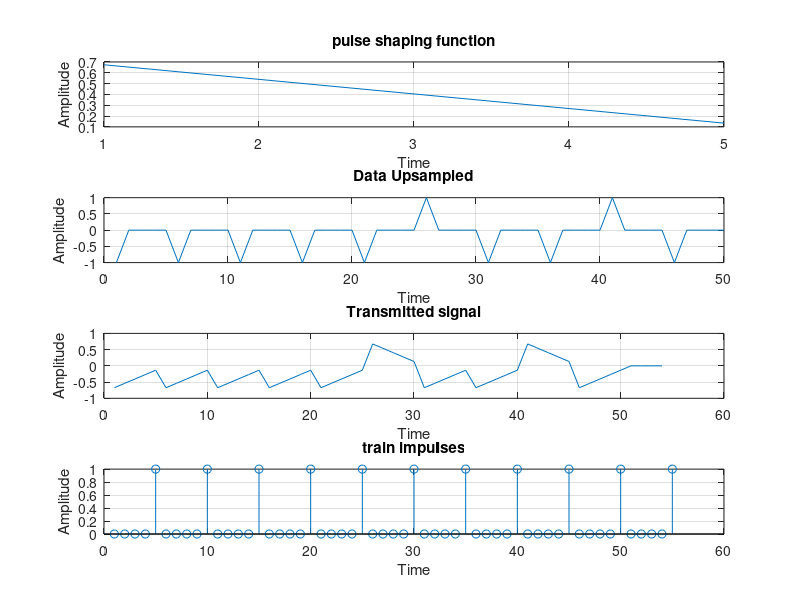
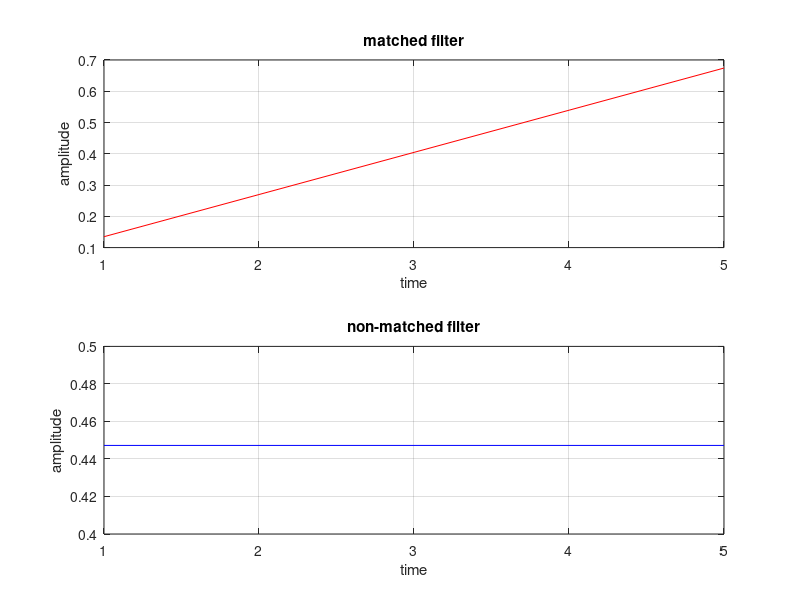
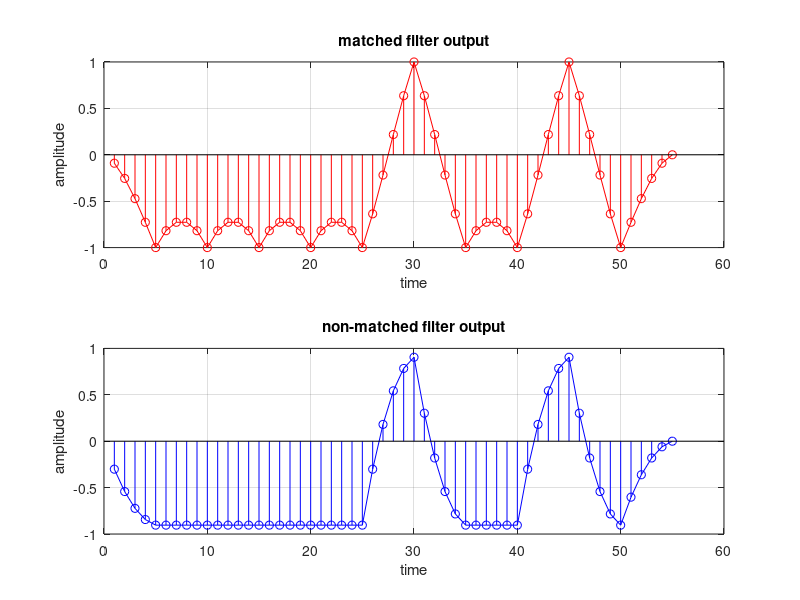
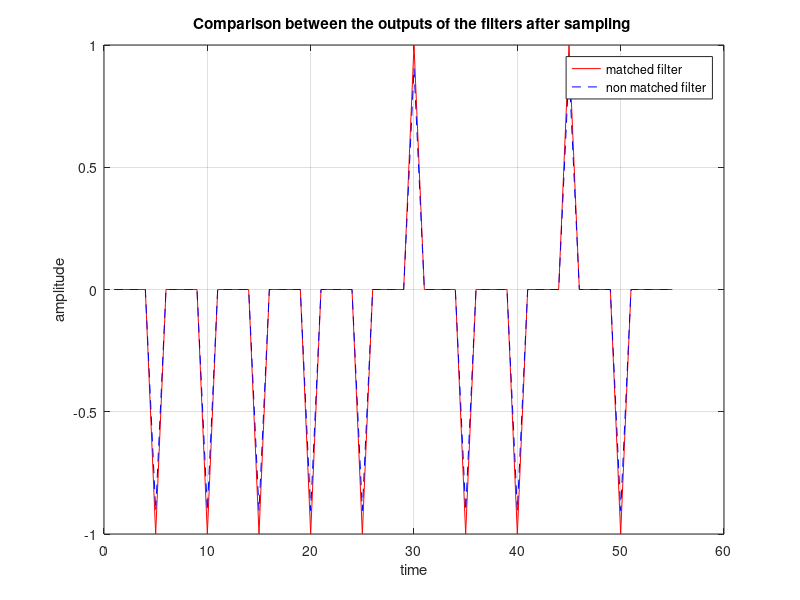

Here is the MATLAB script that generated these plots, in order: (Note: this script raises an error after producing the figures.)
%%%%%%%%%%%%%%%%%%% Requirement 1 %%%%%%%%%%%%%%%%%%%
ts = 1;        
Rs = 1/ts;    
p = [5 4 3 2 1]/sqrt(55);
n_bits = 10;
n_samples = 5;
data = randi ([0,1],1,n_bits);
polar_data = (2*data)-1;
data_upsampled = upsample(polar_data,n_samples);
y = conv(data_upsampled, p);

figure;
subplot(4,1,1);
plot(p);
grid on;
title("pulse shaping function");   
xlabel("Time");
ylabel("Amplitude");

subplot(4,1,2);
plot(data_upsampled);
grid on;
title("Data Upsampled");   
xlabel("Time");
ylabel("Amplitude");

subplot(4,1,3);
plot(y);
grid on;
title("Transmitted signal"); 
xlabel("Time");
ylabel("Amplitude");

%%%%%%%%%%%%%%%%%%%%  Filters %%%%%%%%%%%%%%%%%%%%%%%%%%%%%%%
matched_filter = fliplr(p);
non_matched_filter = [1 1 1 1 1]/sqrt(5);

%%%%%%%%%%%%%%%%%%%%% output of filters%%%%%%%%%%%%%%%%%%%%%%
matched_filter_out = conv(y,matched_filter);
non_matched_filter_out = conv(y,non_matched_filter);
%%%%%%%%%%%%%%%%%%%%%Creation of Train Impulses%%%%%%%%%%%%%%
train_impulses = repmat([0 0 0 0 1],1,floor( size(matched_filter_out,2)/n_samples) );
subplot(4,1,4);
stem(train_impulses);
grid on;
title("train impulses"); 
xlabel("Time");
ylabel("Amplitude");
%%%%%%%%%%%%%%%%%%%%%%%%%%%%%%%%%%%%%%%%%%%%%%%%%%%%%%%%%%%%%
%to adjust length
matched_filter_out=matched_filter_out(1:length(train_impulses));
non_matched_filter_out=non_matched_filter_out(1:length(train_impulses));

matched_filter_out_s     = matched_filter_out .* train_impulses ;
non_matched_filter_out_s = non_matched_filter_out .* train_impulses ;

correlator_out = zeros(1, length(y) - length(p) + 6);
for i = 1:5:length(y) - length(p) + 1
    segment = y(i:i+4); % Take 5 samples
    correlator_out(i+4) = sum(segment .* p);
end
%%%%%%%%%%%%%%%%%%%%%%%%%%%%%%%%%%%%%%% Plotting %%%%%%%%%%%%%%%%%%%%%%%%%%%%%%%%%%%%%%%%%%%%%%%%%%%%%%%%%%%%%%%%%%%%%%%%
figure('Name','Filters');
subplot(2,1,1);
plot(matched_filter,'r');
grid on
xlabel('time');
ylabel('amplitude');
title('matched filter');
subplot(2,1,2);
plot(non_matched_filter,'b');
grid on
xlabel('time');
ylabel('amplitude');
title('non-matched filter');


figure('Name','Comparison between the outputs of the filters at the sampling instants');
subplot(2,1,1);
plot(matched_filter_out,'r');
hold on;
stem(matched_filter_out,'r');
hold off;
grid on
xlabel('time');
ylabel('amplitude');
title('matched filter output');
subplot(2,1,2);
plot(non_matched_filter_out,'b');
hold on;
stem(non_matched_filter_out,'b');
hold off;
grid on
xlabel('time');
ylabel('amplitude');
title('non-matched filter output');

figure('Name',' Comparison between the outputs of the filters after sampling');
plot(matched_filter_out_s,'r-');
hold on;
plot(non_matched_filter_out_s,'b--');
hold off;
grid on;
xlabel('time');
ylabel('amplitude');
title('Comparison between the outputs of the filters after sampling ');
legend 'matched filter' 'non matched filter';

figure('Name','output of matched and correlator');
plot(matched_filter_out,'r');
hold on;
plot(correlator_out,'b');
hold off;
grid on;
xlabel('time');
ylabel('amplitude');
title('output of matched and correlator');
legend 'matched filter' 'correlator';

figure('Name','output of matched and correlator after sampling');
plot(matched_filter_out_s,'r-');
hold on;
plot(correlator_out,'b--');
hold off;
grid on;
xlabel('time');
ylabel('amplitude');
title('output of matched and correlator after sampling');
legend 'matched filter' correlator;

%%%%%%%%%%%%%%%%%%%%%%%%%%%%%%%%%%%%%%%%%%%%%%%%%%%%%%%%%%%%%%%%%%%%%%%%%%%%%%%%%%%%%%%%%%%%%%%%%%%%%%%%%%%%%%%
%%%%%%%%%%%%%%%%%%%%%%%%%%%%%%%%%%%%%%%%%%%%%%%%%%%%%%%%%%%%%%%%%%%%%%%%%%%%%%%%%%%%%%%%%%%%%%%%%%%%%%%%%%%%%%%
%%%%%%%%%%%%%%%%%%% Noise Analysis && Requirement 2 %%%%%%%%%%%%%%%%%%%

n_bits = 10^4;
n_samples = 5;
data = randi ([0,1],[1,n_bits]);
polar_data = (2*data)-1;
data_upsampled = upsample(polar_data,n_samples);

p = [5 4 3 2 1]/sqrt(55);

y = conv(data_upsampled, p);
y = y(y~=0);

unity_noise = randn(1,5*n_bits);

matched_filter = fliplr(p);
non_matched_filter_2 = [5 5 5 5 5]/sqrt(125);

snr = -2:1:5;

BER_theoretical = zeros(size(snr));
BER_1 = zeros(size(snr));
BER_2 = zeros(size(snr));

for i=snr
    index=i+3;
    no=1/db2mag(i);
    mean = 0;
    var=sqrt(no/2);
    noise = mean + var *unity_noise;
    v= y + noise;
    
    v_matched_filter    = conv(v,matched_filter);
    v_non_matched_filter= conv(v,non_matched_filter_2);
    
    v_matched_filter_out = zeros(1, size(polar_data, 2));
    v_non_matched_filter_out = zeros(1, size(polar_data, 2));
    
    for j = 1:1:size(polar_data, 2)
       if v_matched_filter(5*j) > 0
           v_matched_filter_out(j) = 1;
       else
           v_matched_filter_out(j) = -1;
       end
       
       if v_non_matched_filter(5*j) > 0
           v_non_matched_filter_out(j) = 1;
       else
           v_non_matched_filter_out(j) = -1;
       end 
   end
    temp = v_matched_filter_out ~= polar_data;
    BER_1(index) = sum(temp)/n_bits;
    
    temp = v_non_matched_filter_out ~= polar_data;
    BER_2(index) = sum(temp)/n_bits;
    
    BER_theoretical(index) = 0.5*erfc(sqrt(1/no));
    
end

figure("name" , 'BER plot');
subplot(2,2,1);
semilogy(snr,BER_1); 
title("BER matched filter");   
grid on;
xlabel("Eb/No");
ylabel("BER");

subplot(2,2,2); 
semilogy (snr,BER_2);
title("BER non matched filter");   
grid on;
xlabel("Eb/No");
ylabel("BER");

subplot(2,2,3);
semilogy(snr,BER_theoretical);
title("BER theoretical"); 
grid on;
xlabel("Eb/No");
ylabel("BER");

subplot(2,2,4);
semilogy(snr,BER_theoretical,'b');
hold on;
semilogy(snr,BER_1,'r'); 
semilogy (snr,BER_2,'g');
hold off;
title("BER Comparision"); 
legend 'BER theoretical' 'BER matched filter' 'BER non matched filter';
grid on;
xlabel("Eb/No");
ylabel("BER");
%%%%%%%%%%%%%%%%%%%%%%%%%%%%%%%%%%%%%%%%%%%%%%%%%%%%%%%%%%%%%%%%%%%%%%%%%%%%%%%%%%%%%%%%%%%%%%%%%%%%%%%%%%%%%%%
%%%%%%%%%%%%%%%%%%%%%%%%%%%%%%%%%%%%%%%%%%%%%%%%%%%%%%%%%%%%%%%%%%%%%%%%%%%%%%%%%%%%%%%%%%%%%%%%%%%%%%%%%%%%%%%
%%%%%%%%%%%%%%%%%%% ISI && Requirement 3 %%%%%%%%%%%%%%%%%%%

n_bits = 100; 
data = randi([0, 1], [1, n_bits]);
polar_data = (2 * data) - 1;
data_upsampled = upsample(polar_data, n_samples);

R_cases = [0, 0, 1, 1];
delay_cases = [2, 8, 2, 8];

figure("Name", 'rcosine filter');
for i = 1:4 
    R = R_cases(i);
    delay = delay_cases(i);
    
    % the square root raised cosine filter
    filter = rcosine(1, n_samples, 'sqrt', R, delay);
    figure(8);
    subplot(2, 2, i);
    plot(filter);
    title("rcosine filter R: " + R + " Delay: " + delay);   
    xlabel("time samples");
    ylabel("Amplitude");
        
    transmit_data = conv(data_upsampled, filter);
    receive_data = conv(transmit_data, filter);  
    
    % Ensure transmit_data and receive_data have the same length
    min_length = min(length(transmit_data), length(receive_data));
    transmit_data = transmit_data(1:min_length);
    receive_data = receive_data(1:min_length);
    
    eye_diagram_data=[transmit_data; receive_data];
    eye_diagram=eyediagram(eye_diagram_data', n_samples * 2);
    set(eye_diagram,'Name',"Eye Diagram when R="+R_cases(i)+" & delay="+delay_cases(i)+"");
end
